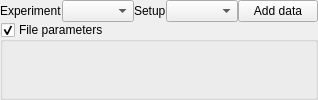
  <widget class="QDockWidget" name="dockWidgetReadData">
   <property name="allowedAreas">
    <set>Qt::LeftDockWidgetArea|Qt::RightDockWidgetArea</set>
   </property>
   <property name="windowTitle">
    <string>Read data</string>
   </property>
   <attribute name="dockWidgetArea">
    <number>1</number>
   </attribute>
   <widget class="QWidget" name="dockWidgetContents_8">
    <layout class="QGridLayout" name="gridLayout_4">
     <property name="leftMargin">
      <number>0</number>
     </property>
     <property name="topMargin">
      <number>0</number>
     </property>
     <property name="rightMargin">
      <number>0</number>
     </property>
     <property name="bottomMargin">
      <number>0</number>
     </property>
     <property name="spacing">
      <number>0</number>
     </property>
     <item row="1" column="1">
      <widget class="QLabel" name="label_10">
       <property name="sizePolicy">
        <sizepolicy hsizetype="Fixed" vsizetype="Preferred">
         <horstretch>0</horstretch>
         <verstretch>0</verstretch>
        </sizepolicy>
       </property>
       <property name="text">
        <string>Experiment</string>
       </property>
      </widget>
     </item>
     <item row="1" column="5">
      <widget class="QComboBox" name="comboBox_setupSelect">
       <property name="sizePolicy">
        <sizepolicy hsizetype="Expanding" vsizetype="Fixed">
         <horstretch>0</horstretch>
         <verstretch>0</verstretch>
        </sizepolicy>
       </property>
       <property name="focusPolicy">
        <enum>Qt::NoFocus</enum>
       </property>
       <property name="toolTip">
        <string>After selecting a setup-type adjust the parameters of the setup used to open the experimental data.</string>
       </property>
      </widget>
     </item>
     <item row="1" column="3">
      <widget class="QComboBox" name="comboBox_experimentSelect">
       <property name="sizePolicy">
        <sizepolicy hsizetype="Expanding" vsizetype="Fixed">
         <horstretch>0</horstretch>
         <verstretch>0</verstretch>
        </sizepolicy>
       </property>
       <property name="focusPolicy">
        <enum>Qt::NoFocus</enum>
       </property>
       <property name="toolTip">
        <string>Select a type of experiment. After selecting the experiment type you can select a setup-type</string>
       </property>
      </widget>
     </item>
     <item row="1" column="4">
      <widget class="QLabel" name="label_16">
       <property name="text">
        <string>Setup</string>
       </property>
      </widget>
     </item>
     <item row="1" column="6">
      <widget class="QPushButton" name="pushButton">
       <property name="text">
        <string>Add data</string>
       </property>
      </widget>
     </item>
     <item row="2" column="1" colspan="6">
      <widget class="QGroupBox" name="groupBox_FileParameters">
       <property name="sizePolicy">
        <sizepolicy hsizetype="Expanding" vsizetype="Minimum">
         <horstretch>0</horstretch>
         <verstretch>0</verstretch>
        </sizepolicy>
       </property>
       <property name="toolTip">
        <string>Here all necessary parameters to open experimental data files are displayed.</string>
       </property>
       <property name="title">
        <string>File parameters</string>
       </property>
       <property name="checkable">
        <bool>true</bool>
       </property>
       <property name="checked">
        <bool>true</bool>
       </property>
       <layout class="QVBoxLayout" name="verticalLayout_6">
        <property name="spacing">
         <number>0</number>
        </property>
        <property name="leftMargin">
         <number>0</number>
        </property>
        <property name="topMargin">
         <number>0</number>
        </property>
        <property name="rightMargin">
         <number>0</number>
        </property>
        <property name="bottomMargin">
         <number>0</number>
        </property>
        <item>
         <widget class="QWidget" name="widget" native="true">
          <layout class="QVBoxLayout" name="verticalLayout_9">
           <property name="spacing">
            <number>0</number>
           </property>
           <property name="leftMargin">
            <number>0</number>
           </property>
           <property name="topMargin">
            <number>0</number>
           </property>
           <property name="rightMargin">
            <number>0</number>
           </property>
           <property name="bottomMargin">
            <number>0</number>
           </property>
           <item>
            <layout class="QVBoxLayout" name="layout_experiment_reader">
             <property name="spacing">
              <number>0</number>
             </property>
            </layout>
           </item>
          </layout>
         </widget>
        </item>
        <item>
         <spacer name="verticalSpacer_3">
          <property name="orientation">
           <enum>Qt::Vertical</enum>
          </property>
          <property name="sizeHint" stdset="0">
           <size>
            <width>20</width>
            <height>40</height>
           </size>
          </property>
         </spacer>
        </item>
       </layout>
      </widget>
     </item>
    </layout>
   </widget>
  </widget>
